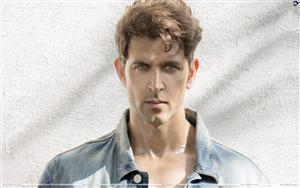
#> input picture hri.jpg, 300 x 188 px, given in place of the camera
$ python 'Face Recognition.py'
#> lines starting #> are read from the running program, lines starting #| are printed output that depends on the picture; after the words box and inside, x2 and y2 are one past the last pixel; in counts of white or black regions, pixels touching at a corner belong together
# -*- coding: utf-8 -*-
"""
Created on Tue Jan  5 15:10:54 2021

@author: Shrey
"""

import cv2
import numpy as np

face_classifier=cv2.CascadeClassifier("haarcascade_frontalface_default.xml")

def face_extractor(img):
    gray = cv2.cvtColor(img,cv2.COLOR_BGR2GRAY)
    faces = face_classifier.detectMultiScale(gray,1.3,5)

    if faces is():
        print("Face Not Found")
        return None

    for(x,y,w,h) in faces:
        cropped_face = img[y:y+h,x:x+h]

    return cropped_face

cap = cv2.VideoCapture(0)
count = 0

while True:
    ret,frame = cap.read()
#> frame is the input picture: shape (188, 300, 3); mean B, G, R 192.8, 197.9, 203.6
    if face_extractor(frame) is not None:
#> in face_extractor, `gray = cv2.cvtColor(img,cv2.COLOR_BGR2GRAY)`:
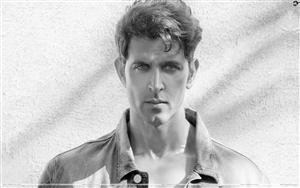
#> gray: shape (188, 300); min 0, max 255, mean 199
#> in face_extractor, `faces = face_classifier.detectMultiScale(gray,1.3,5)`: faces = [[116, 38, 81, 81]]
#> the loop in face_extractor, `for(x,y,w,h) in faces:` made 1 pass
#> pass 1, in face_extractor, `cropped_face = img[y:y+h,x:x+h]`:
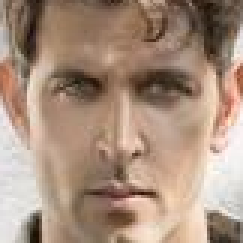
#> cropped_face: shape (81, 81, 3) (shown 3 times larger); mean B, G, R 125, 143, 168.1
        count+=1
#> count = 1
        face = cv2.resize(face_extractor(frame),(200,200))
#> the loop in face_extractor (call 2), `for(x,y,w,h) in faces:` made 1 pass
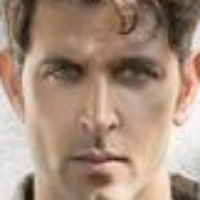
#> face: shape (200, 200, 3); mean B, G, R 124.8, 142.9, 168
        face = cv2.cvtColor(face,cv2.COLOR_BGR2GRAY)
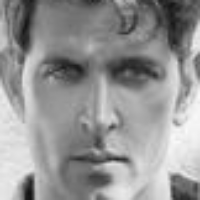
#> face: shape (200, 200); min 17, max 250, mean 148.4
        file_name_path = r'C:\Users\91701\OneDrive\Desktop\CETPA ML\ML Project Face Recognition\Train Img\user'+str(count)+'.jpg'
        cv2.imwrite(file_name_path,face)

        cv2.putText(face,str(count),(50,50),cv2.FONT_HERSHEY_SCRIPT_COMPLEX,1,(0,255,0),3)
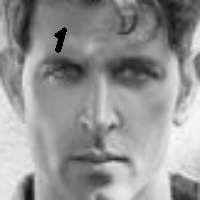
#> face: shape (200, 200); 0.44% of pixels changed, all inside (x1, y1, x2, y2) = (54, 27, 67, 53)
        cv2.imshow("Face Cropper",face)

    else:
        face_extractor(frame)
        pass

    if cv2.waitKey(1)==13 or count==100:
#> (key Esc is pressed here)
        break

cap.release()
cv2.destroyAllWindows()
print("Collecting Samples Completed")
